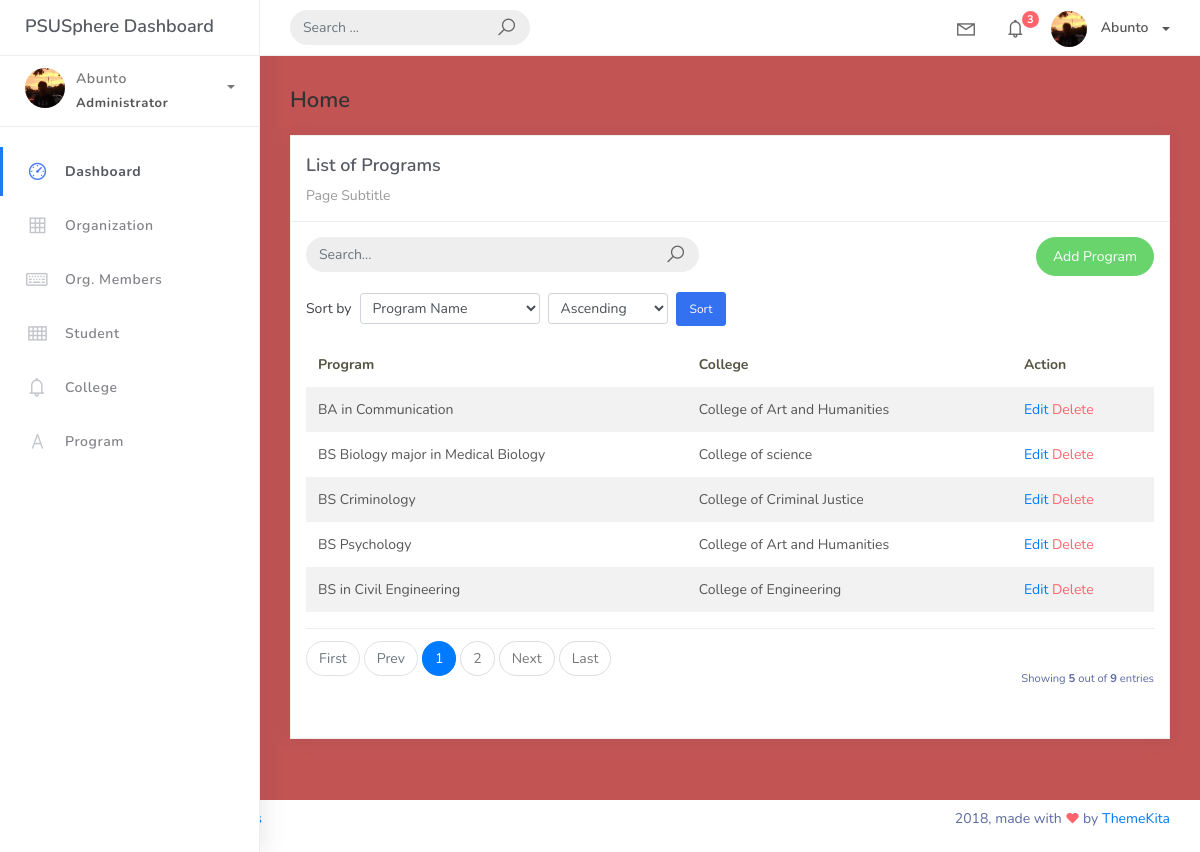
The page /program_list (signed in) on the database its author committed.
### studentorg/models.py (models this page shows, shortened)
class BaseModel(models.Model):
    created_at = models.DateTimeField(auto_now_add=True, db_index=True)
    updated_at = models.DateTimeField(auto_now=True)
    class Meta:
       abstract = True

class Program(BaseModel):
    prog_name = models.CharField(max_length=150)
    college = models.ForeignKey(College, on_delete=models.CASCADE)

class College(BaseModel):
    college_name = models.CharField(max_length=150)
    def __str__(self):
     return self.college_name

### studentorg/views.py (the view)
# urls.py: path('program_list', ProgramList.as_view(), name='program-list'),
class ProgramList(ListView):
    model = Program
    context_object_name = 'home'
    template_name = 'program_list.html'
    paginate_by = 5
    def get_queryset(self, *args, **kwargs):
        qs = super(ProgramList, self).get_queryset(*args, **kwargs)
        if self.request.GET.get("q") is not None:
            query = self.request.GET.get("q")
            qs = qs.filter(Q(prog_name__icontains=query) |
                           Q(college__college_name__icontains=query))
        sort_by = self.request.GET.get("sort", "prog_name")
        order = self.request.GET.get("order", "asc")
        prefix = "-" if order == "desc" else ""
        if sort_by == "college":
            qs = qs.order_by(f"{prefix}college__college_name")
        else:
            qs = qs.order_by(f"{prefix}prog_name")
        return qs

### templates/program_list.html (shortened to what this page needs)
{% extends 'base.html' %}
{% load static %}
{% block content %}
<div class="content">
    <div class="container-fluid">
        <h4 class="page-title">Home</h4>
        <div class="row">
            <div class="col-md-12">
                <div class="card">
                    <div class="card-header">
                        <div class="card-title">List of Programs</div>
                        <div class="card-category">Page Subtitle</div>
                    </div>
                    <div class="card-body">
                        <div class="row">
                            <div class="col-md-6">
                                <form class="navbar-left navbar-form nav-search mr-md-3" action="{% url 'program-list' %}" method="get">
                                    <div class="input-group">
                                        <input type="text" placeholder="Search..." class="form-control" name="q" value="{{ request.GET.q }}"/>
                                        <div class="input-group-append">
                                            <span class="input-group-text">
                                                <i class="la la-search search-icon"></i>
                                            </span>
                                        </div>
                                    </div>
                                </form>
                            </div>
                            <div class="col-md-6">
                                <div class="pull-right">
                                    <a href="{% url 'program-add' %}" class="btn btn-success btn-rounded">Add Program</a>
                                </div>
                            </div>
                        </div>
                        <div class="row mt-3 mb-2">
                            <div class="col-md-12">
                                <form action="{% url 'program-list' %}" method="get" class="form-inline">
                                    <label class="mr-2">Sort by</label>
                                    <select name="sort" class="form-control form-control-sm mr-2" style="min-width: 180px;">
                                        <option value="prog_name" {% if request.GET.sort == 'prog_name' or not request.GET.sort %}selected{% endif %}>Program Name</option>
                                    </select>
                                    <select name="order" class="form-control form-control-sm mr-2" style="min-width: 120px;">
                                        <option value="asc" {% if request.GET.order == 'asc' or not request.GET.order %}selected{% endif %}>Ascending</option>
                                    </select>
                                    <button type="submit" class="btn btn-primary btn-sm">Sort</button>
                                </form>
                            </div>
                        </div>
                        <table class="table table-striped mt-3">
                            <thead>
                                <tr>
                                    <th scope="col">Program</th>
                                    <th scope="col">College</th>
                                    <th scope="col">Action</th>
                                </tr>
                            </thead>
                            <tbody>
                                {% for object in object_list %}
                                <tr>
                                    <td>{{ object.prog_name }}</td>
                                    <td>{{ object.college }}</td>
                                    <td>
                                        <a href="program_list/{{ object.id}}">Edit</a>
                                        <a href="program_list/{{ object.id }}/delete" class="text-danger">Delete</a>
                                    </td>
                                </tr>
                                {% empty %}
                                <tr>
                                    <td colspan="4" style="text-align: center">
                                    <p class="text-sm font-weight-bold mb-0">No Records Found</p>
                                    </td>
                                </tr>
                                {% endfor %}
                            </tbody>
                        </table>
                        {% include 'includes/pagination.html' %}
                    </div>
                </div>
            </div>
        </div>
    </div>
</div>
{% endblock %}

### rows shown on the page
Program: prog_name "BA in Communication", college "College of Art and Humanities"
Program: prog_name "BS Biology major in Medical Biology", college "College of science"
Program: prog_name "BS Criminology", college "College of Criminal Justice"
Program: prog_name "BS Psychology", college "College of Art and Humanities"
Program: prog_name "BS in Civil Engineering", college "College of Engineering"

### other values the page prints
{{ page_num }} "1"
{{ page_num }} "2"
{{ object_list.count }} "5"
{{ paginator.count }} "9"
